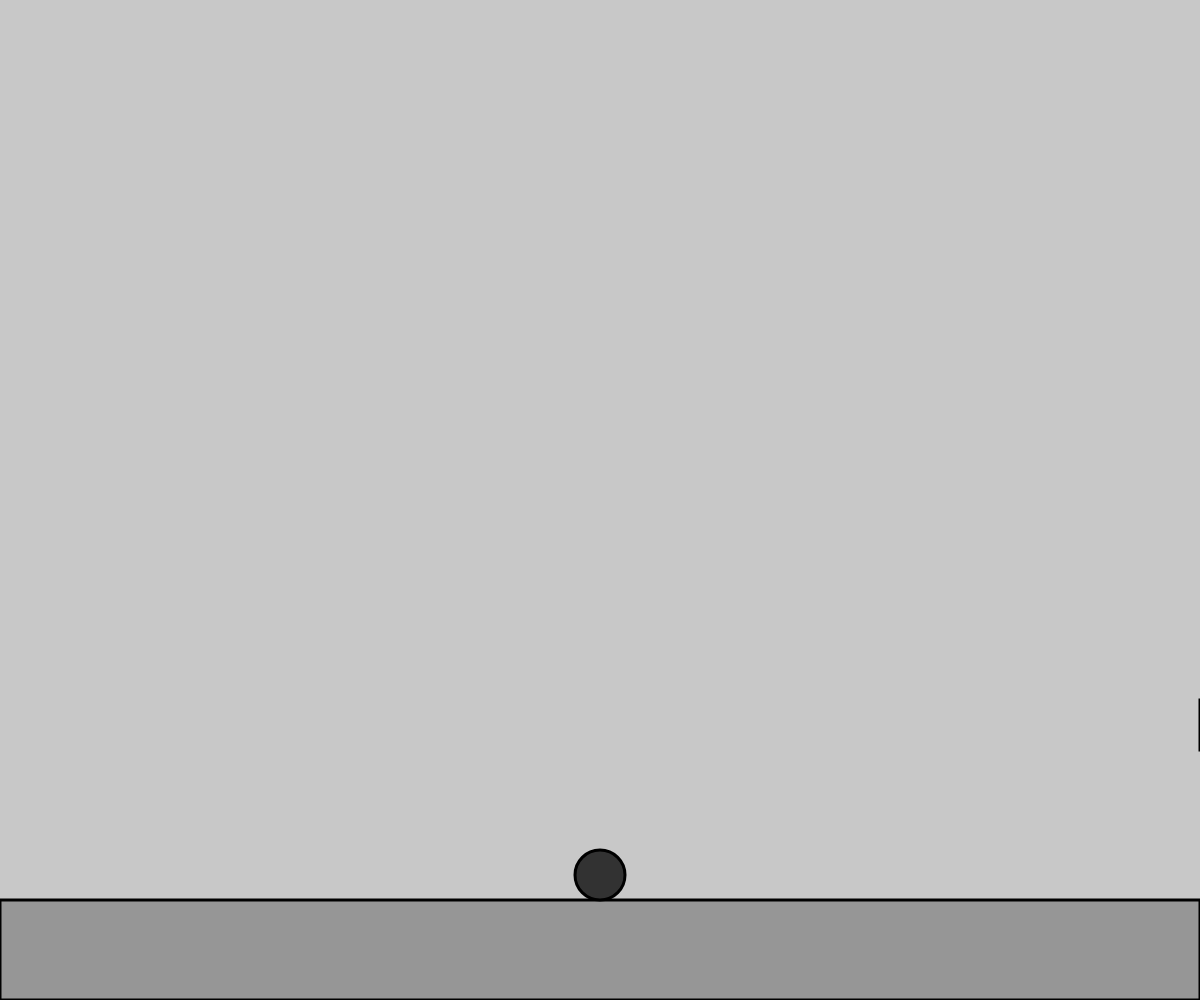
Frame 1 (no input)
Frame 60 (no input): identical to frame 1, image omitted
Frame 120 (the mouse pressed at the canvas centre since frame 60): identical to frame 1, image omitted

The p5.js sketch that drew this single still picture (run headless with seeded random() and noise() and a simulated clock; from frame 60 on, the mouse is pressed at the canvas centre):

// p5.js sketch
// ── sketch.js
let x, y, vy,a,b;
const g = 1;
const vyMax = 20;

function setup(){
  createCanvas(windowWidth, windowHeight);
  x = windowWidth / 2;
  y = windowHeight-125;
  vy = 2;
  a = windowWidth;
  b = windowHeight;
}

function draw(){
  background(200);
  fill(150)
  strokeWeight(3)
  rect(0,windowHeight-100,windowWidth,100)
  fill(50)
  ellipse(x, y, 50);
  fill(100)
  rect(a,b-300,50)
　fill(255)
　textSize(40)
  text("？",a+5,b-260)
  y+= vy;
  vy+= g*1/100;
  vy = constrain(vy, vyMax, -vyMax);
  y = constrain(y, 0, height-125);
  let i=0
  if(keyIsDown("A".charCodeAt(0))){ i = 1.5; }
  if(keyIsDown("Z".charCodeAt(0))){ i = -0.5; }
  if(keyIsDown(LEFT_ARROW)){ a += (i+1)*10; }
  if(keyIsDown(RIGHT_ARROW)){ a -= (i+1)*10; }
}
function keyPressed(){
  if(y==height-125){
   if(keyIsDown(" ".charCodeAt(0))){ y-= vy*10; vy-= -g*1/100}
  }
}


function windowResized(){
  resizeCanvas(windowWidth, windowHeight);
}
